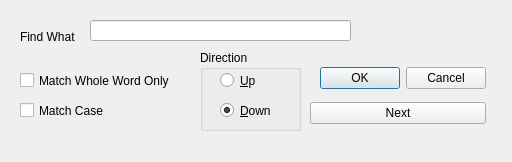
<?xml version="1.0" encoding="UTF-8"?>
<ui version="4.0">
 <class>FindDialog</class>
 <widget class="QDialog" name="FindDialog">
  <property name="geometry">
   <rect>
    <x>0</x>
    <y>0</y>
    <width>512</width>
    <height>162</height>
   </rect>
  </property>
  <property name="sizePolicy">
   <sizepolicy hsizetype="Fixed" vsizetype="Fixed">
    <horstretch>0</horstretch>
    <verstretch>0</verstretch>
   </sizepolicy>
  </property>
  <property name="maximumSize">
   <size>
    <width>512</width>
    <height>162</height>
   </size>
  </property>
  <property name="windowTitle">
   <string>Find</string>
  </property>
  <property name="modal">
   <bool>false</bool>
  </property>
  <widget class="QLineEdit" name="lineEditWhat">
   <property name="geometry">
    <rect>
     <x>90</x>
     <y>20</y>
     <width>261</width>
     <height>21</height>
    </rect>
   </property>
  </widget>
  <widget class="QLabel" name="label">
   <property name="geometry">
    <rect>
     <x>20</x>
     <y>30</y>
     <width>55</width>
     <height>13</height>
    </rect>
   </property>
   <property name="text">
    <string>Find What</string>
   </property>
  </widget>
  <widget class="QCheckBox" name="checkBoxMatchWord">
   <property name="geometry">
    <rect>
     <x>20</x>
     <y>70</y>
     <width>181</width>
     <height>21</height>
    </rect>
   </property>
   <property name="text">
    <string>Match Whole Word Only</string>
   </property>
  </widget>
  <widget class="QCheckBox" name="checkBoxMatchCase">
   <property name="geometry">
    <rect>
     <x>20</x>
     <y>100</y>
     <width>181</width>
     <height>21</height>
    </rect>
   </property>
   <property name="text">
    <string>Match Case</string>
   </property>
  </widget>
  <widget class="QGroupBox" name="groupBox">
   <property name="geometry">
    <rect>
     <x>200</x>
     <y>50</y>
     <width>101</width>
     <height>81</height>
    </rect>
   </property>
   <property name="title">
    <string>Direction</string>
   </property>
   <property name="checkable">
    <bool>false</bool>
   </property>
   <widget class="QRadioButton" name="radioButtonDown">
    <property name="geometry">
     <rect>
      <x>20</x>
      <y>50</y>
      <width>93</width>
      <height>21</height>
     </rect>
    </property>
    <property name="text">
     <string>&amp;Down</string>
    </property>
    <property name="checked">
     <bool>true</bool>
    </property>
   </widget>
   <widget class="QRadioButton" name="radioButtonUp">
    <property name="geometry">
     <rect>
      <x>20</x>
      <y>20</y>
      <width>93</width>
      <height>21</height>
     </rect>
    </property>
    <property name="text">
     <string>&amp;Up</string>
    </property>
   </widget>
  </widget>
  <widget class="QWidget" name="layoutWidget">
   <property name="geometry">
    <rect>
     <x>310</x>
     <y>60</y>
     <width>176</width>
     <height>72</height>
    </rect>
   </property>
   <layout class="QVBoxLayout" name="verticalLayout">
    <item>
     <widget class="QDialogButtonBox" name="buttonBox">
      <property name="orientation">
       <enum>Qt::Horizontal</enum>
      </property>
      <property name="standardButtons">
       <set>QDialogButtonBox::Cancel|QDialogButtonBox::Ok</set>
      </property>
     </widget>
    </item>
    <item>
     <widget class="QPushButton" name="pushButtonNext">
      <property name="text">
       <string>Next</string>
      </property>
     </widget>
    </item>
   </layout>
  </widget>
 </widget>
 <resources/>
 <connections>
  <connection>
   <sender>pushButtonNext</sender>
   <signal>clicked()</signal>
   <receiver>FindDialog</receiver>
   <slot>next()</slot>
   <hints>
    <hint type="sourcelabel">
     <x>355</x>
     <y>110</y>
    </hint>
    <hint type="destinationlabel">
     <x>206</x>
     <y>99</y>
    </hint>
   </hints>
  </connection>
  <connection>
   <sender>buttonBox</sender>
   <signal>accepted()</signal>
   <receiver>FindDialog</receiver>
   <slot>accept()</slot>
   <hints>
    <hint type="sourcelabel">
     <x>377</x>
     <y>78</y>
    </hint>
    <hint type="destinationlabel">
     <x>380</x>
     <y>191</y>
    </hint>
   </hints>
  </connection>
  <connection>
   <sender>buttonBox</sender>
   <signal>rejected()</signal>
   <receiver>FindDialog</receiver>
   <slot>reject()</slot>
   <hints>
    <hint type="sourcelabel">
     <x>442</x>
     <y>77</y>
    </hint>
    <hint type="destinationlabel">
     <x>456</x>
     <y>191</y>
    </hint>
   </hints>
  </connection>
 </connections>
 <slots>
  <slot>next()</slot>
 </slots>
</ui>
